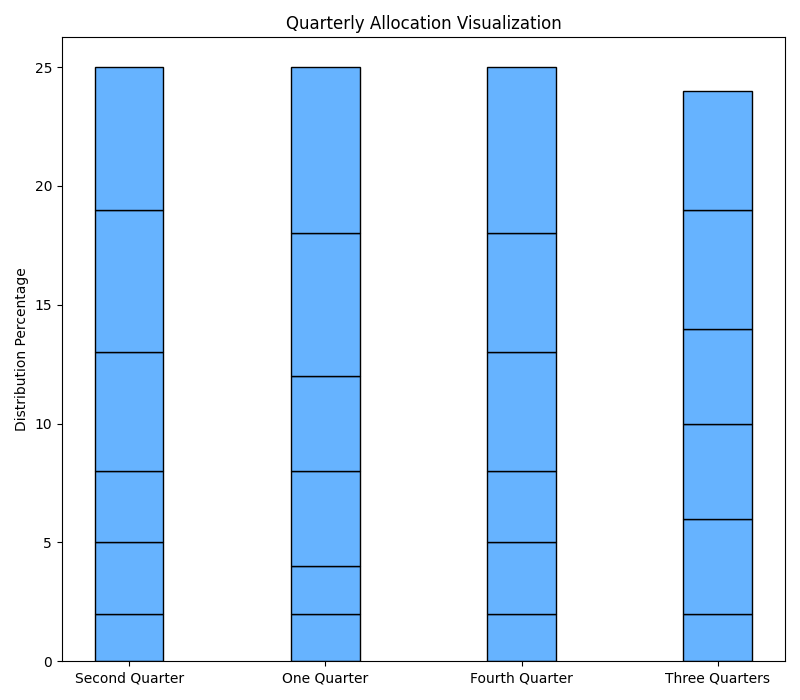

This chart was generated by the following Python code:
import matplotlib.pyplot as plt
import numpy as np

# Randomly altered quarter labels
quarters = ['Second Quarter', 'One Quarter', 'Fourth Quarter', 'Three Quarters']

quarter_allocations = [
    [6, 6, 5, 3, 3, 2],  
    [7, 6, 4, 2, 4, 2],  
    [7, 5, 5, 3, 3, 2],  
    [5, 5, 4, 4, 4, 2]   
]

quarter_allocations = np.array(quarter_allocations).T
sorted_allocations = np.sort(quarter_allocations, axis=0)

plt.figure(figsize=(8, 7))
bar_width = 0.35
ind = np.arange(len(quarters))
bottom = np.zeros(len(quarters))
single_color = '#66b3ff'

for allocation in sorted_allocations:
    plt.bar(
        ind,
        allocation,
        bar_width,
        bottom=bottom,
        color=single_color,
        edgecolor='black'
    )
    bottom += allocation

# Randomly altered x and y labels, and title
plt.xticks(ind, quarters)
plt.ylabel('Distribution Percentage')
plt.title('Quarterly Allocation Visualization')

plt.tight_layout()
plt.show()
